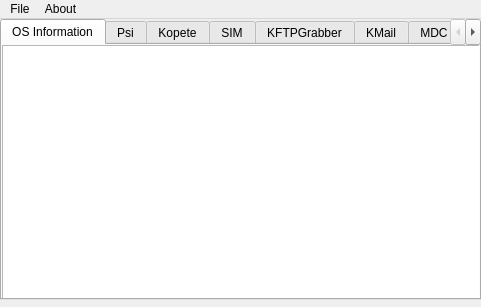
<?xml version="1.0" encoding="UTF-8"?>
<ui version="4.0">
 <class>MainWindow</class>
 <widget class="QMainWindow" name="MainWindow">
  <property name="windowModality">
   <enum>Qt::ApplicationModal</enum>
  </property>
  <property name="geometry">
   <rect>
    <x>0</x>
    <y>0</y>
    <width>481</width>
    <height>307</height>
   </rect>
  </property>
  <property name="windowTitle">
   <string>PasswordRecovery</string>
  </property>
  <property name="windowIcon">
   <iconset>
    <normaloff>imgs/main.png</normaloff>imgs/main.png</iconset>
  </property>
  <widget class="QWidget" name="centralWidget">
   <property name="sizePolicy">
    <sizepolicy hsizetype="Preferred" vsizetype="Preferred">
     <horstretch>0</horstretch>
     <verstretch>0</verstretch>
    </sizepolicy>
   </property>
   <widget class="QTabWidget" name="tabWidget">
    <property name="geometry">
     <rect>
      <x>0</x>
      <y>0</y>
      <width>481</width>
      <height>281</height>
     </rect>
    </property>
    <property name="sizePolicy">
     <sizepolicy hsizetype="Maximum" vsizetype="Maximum">
      <horstretch>0</horstretch>
      <verstretch>0</verstretch>
     </sizepolicy>
    </property>
    <property name="autoFillBackground">
     <bool>false</bool>
    </property>
    <property name="currentIndex">
     <number>0</number>
    </property>
    <widget class="QWidget" name="tab">
     <property name="enabled">
      <bool>true</bool>
     </property>
     <attribute name="title">
      <string>OS Information</string>
     </attribute>
     <widget class="QTextBrowser" name="textBrowser">
      <property name="geometry">
       <rect>
        <x>0</x>
        <y>0</y>
        <width>481</width>
        <height>261</height>
       </rect>
      </property>
     </widget>
    </widget>
    <widget class="QWidget" name="tab_2">
     <attribute name="title">
      <string>Psi</string>
     </attribute>
     <widget class="QTextEdit" name="textEdit">
      <property name="geometry">
       <rect>
        <x>0</x>
        <y>0</y>
        <width>341</width>
        <height>171</height>
       </rect>
      </property>
      <property name="autoFillBackground">
       <bool>true</bool>
      </property>
      <property name="undoRedoEnabled">
       <bool>false</bool>
      </property>
      <property name="readOnly">
       <bool>true</bool>
      </property>
     </widget>
    </widget>
    <widget class="QWidget" name="tab_3">
     <attribute name="title">
      <string>Kopete</string>
     </attribute>
     <widget class="QTextBrowser" name="textBrowser_4">
      <property name="geometry">
       <rect>
        <x>0</x>
        <y>0</y>
        <width>481</width>
        <height>261</height>
       </rect>
      </property>
     </widget>
    </widget>
    <widget class="QWidget" name="tab_4">
     <attribute name="title">
      <string>SIM</string>
     </attribute>
     <widget class="QTextBrowser" name="textBrowser_2">
      <property name="geometry">
       <rect>
        <x>0</x>
        <y>0</y>
        <width>481</width>
        <height>261</height>
       </rect>
      </property>
     </widget>
    </widget>
    <widget class="QWidget" name="tab_5">
     <attribute name="title">
      <string>KFTPGrabber</string>
     </attribute>
     <widget class="QTextEdit" name="textEdit_3">
      <property name="geometry">
       <rect>
        <x>0</x>
        <y>0</y>
        <width>341</width>
        <height>171</height>
       </rect>
      </property>
     </widget>
    </widget>
    <widget class="QWidget" name="tab_6">
     <attribute name="title">
      <string>KMail</string>
     </attribute>
     <widget class="QTextEdit" name="textEdit_5">
      <property name="geometry">
       <rect>
        <x>0</x>
        <y>0</y>
        <width>341</width>
        <height>171</height>
       </rect>
      </property>
     </widget>
    </widget>
    <widget class="QWidget" name="tab_7">
     <attribute name="title">
      <string>MDC</string>
     </attribute>
     <widget class="QTextBrowser" name="textBrowser_3">
      <property name="geometry">
       <rect>
        <x>0</x>
        <y>0</y>
        <width>471</width>
        <height>251</height>
       </rect>
      </property>
     </widget>
    </widget>
    <widget class="QWidget" name="tab_8">
     <attribute name="title">
      <string>Licq</string>
     </attribute>
     <widget class="QTextBrowser" name="textBrowser_5">
      <property name="geometry">
       <rect>
        <x>0</x>
        <y>0</y>
        <width>481</width>
        <height>261</height>
       </rect>
      </property>
     </widget>
    </widget>
    <widget class="QWidget" name="tab_9">
     <attribute name="title">
      <string>Alicq</string>
     </attribute>
     <widget class="QTextBrowser" name="textBrowser_6">
      <property name="geometry">
       <rect>
        <x>0</x>
        <y>0</y>
        <width>481</width>
        <height>261</height>
       </rect>
      </property>
     </widget>
    </widget>
    <widget class="QWidget" name="tab_10">
     <attribute name="title">
      <string>Pidgin</string>
     </attribute>
     <widget class="QTextBrowser" name="textBrowser_7">
      <property name="geometry">
       <rect>
        <x>0</x>
        <y>0</y>
        <width>481</width>
        <height>261</height>
       </rect>
      </property>
     </widget>
    </widget>
    <widget class="QWidget" name="tab_11">
     <attribute name="title">
      <string>Gajim</string>
     </attribute>
     <widget class="QTextBrowser" name="textBrowser_8">
      <property name="geometry">
       <rect>
        <x>0</x>
        <y>0</y>
        <width>481</width>
        <height>261</height>
       </rect>
      </property>
     </widget>
    </widget>
    <widget class="QWidget" name="tab_12">
     <attribute name="title">
      <string>SIP-Communicator</string>
     </attribute>
     <widget class="QTextBrowser" name="textBrowser_9">
      <property name="geometry">
       <rect>
        <x>0</x>
        <y>0</y>
        <width>481</width>
        <height>261</height>
       </rect>
      </property>
     </widget>
    </widget>
    <widget class="QWidget" name="tab_13">
     <attribute name="title">
      <string>Saje</string>
     </attribute>
     <widget class="QTextBrowser" name="textBrowser_10">
      <property name="geometry">
       <rect>
        <x>0</x>
        <y>0</y>
        <width>481</width>
        <height>261</height>
       </rect>
      </property>
     </widget>
    </widget>
    <widget class="QWidget" name="tab_14">
     <attribute name="title">
      <string>Google Gadgets</string>
     </attribute>
     <widget class="QTextBrowser" name="textBrowser_11">
      <property name="geometry">
       <rect>
        <x>0</x>
        <y>0</y>
        <width>481</width>
        <height>261</height>
       </rect>
      </property>
     </widget>
    </widget>
    <widget class="QWidget" name="tab_15">
     <attribute name="title">
      <string>MySQL Administrator</string>
     </attribute>
     <widget class="QTextBrowser" name="textBrowser_12">
      <property name="geometry">
       <rect>
        <x>0</x>
        <y>0</y>
        <width>481</width>
        <height>261</height>
       </rect>
      </property>
     </widget>
    </widget>
   </widget>
  </widget>
  <widget class="QMenuBar" name="menuBar">
   <property name="geometry">
    <rect>
     <x>0</x>
     <y>0</y>
     <width>481</width>
     <height>23</height>
    </rect>
   </property>
   <widget class="QMenu" name="menuFile">
    <property name="title">
     <string>File</string>
    </property>
    <addaction name="actionExit"/>
   </widget>
   <widget class="QMenu" name="menuAbout">
    <property name="title">
     <string>About</string>
    </property>
    <addaction name="actionAbout"/>
   </widget>
   <addaction name="menuFile"/>
   <addaction name="menuAbout"/>
  </widget>
  <action name="actionExit">
   <property name="text">
    <string>Exit</string>
   </property>
   <property name="shortcut">
    <string>Alt+E</string>
   </property>
  </action>
  <action name="actionAbout">
   <property name="text">
    <string>About</string>
   </property>
  </action>
 </widget>
 <layoutdefault spacing="6" margin="11"/>
 <resources/>
 <connections/>
</ui>
